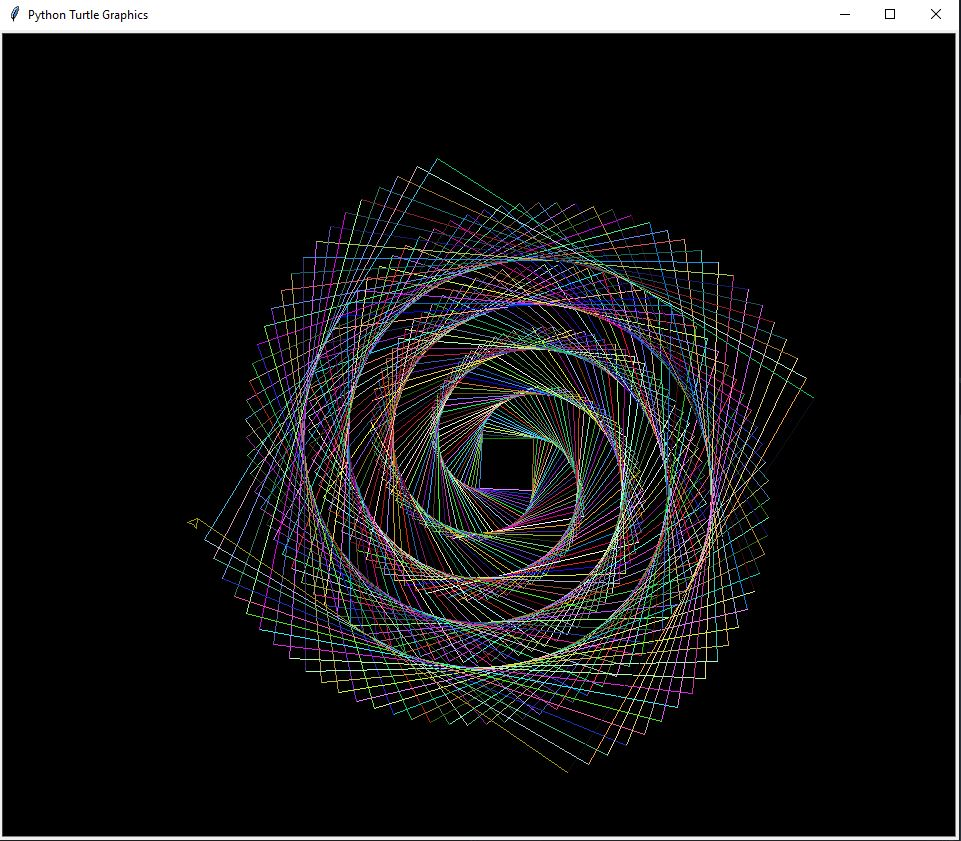

Here is the Python script that generated this plot:
# -*- coding: utf-8 -*-
"""
Created on Sun Sep 19 18:01:24 2021

@author: Nacho
"""

from turtle import *
from random import randint 
bgcolor('black') 
x = 1 
speed(0) 
while x < 400: 
  
 r = randint(0,255) 
 g = randint(0,255)  
 b = randint(0,255) 
  
 colormode(255)  
 pencolor(r,g,b) 
 fd(50 + x) 
 rt(90.991) 
 x = x+1 
  
exitonclick() 
